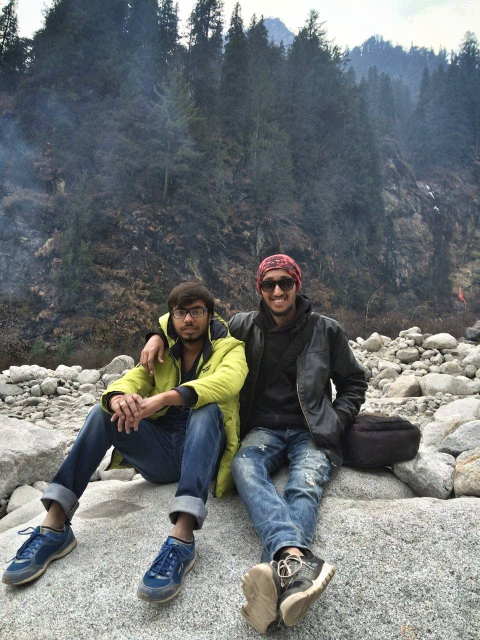
#> input picture PythonScripts/PythonArt/test2.jpg, 960 x 1280 px (shown at 1/2 size)
$ python test2.py test2.jpg out.png
#> lines starting #> are read from the running program, lines starting #| are printed output that depends on the picture
import sys
import numpy as np
import argparse
from PIL import Image, ImageEnhance

def pixellize(**kwargs):

    # load image
    #img_name = "test.jpg"
    #img_name = "./examples/original/test.jpg"
    if "img_path" not in list(kwargs.keys()):
        raise KeyError("Image path is not given.")
    elif "save_path" not in list(kwargs.keys()):
        raise KeyError("Save path is not given.")
    else:
        img_name = kwargs["img_path"]
        save = kwargs["save_path"]

    img = Image.open(img_name)
#> img is the input picture: PIL image 960x1280 RGB; mean R, G, B 109.7, 114.3, 115.9
    img_size = img.size
#> img_size = (960, 1280)

    # boost saturation of image
    sat_booster = ImageEnhance.Color(img)
    img = sat_booster.enhance(float(kwargs.get("saturation", 1.25)))

    # increase contrast of image
    contr_booster = ImageEnhance.Contrast(img)
    img = contr_booster.enhance(float(kwargs.get("contrast", 1.2)))
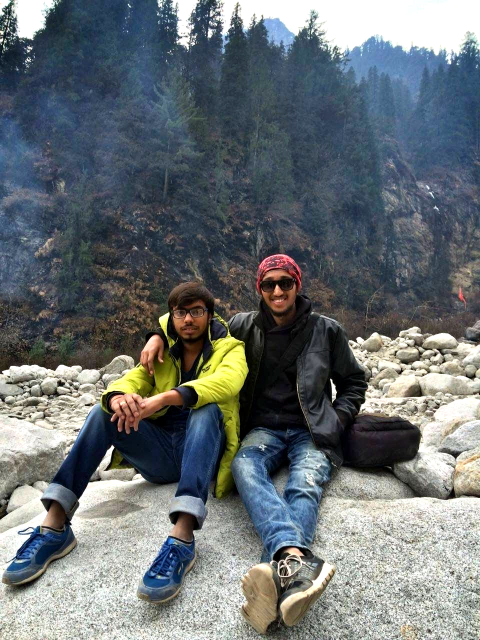
#> img: PIL image 960x1280 RGB (shown at 1/2 size); mean R, G, B 106, 112.9, 115.8

    # reduce the number of colors used in picture
    img = img.convert('P', palette=Image.ADAPTIVE, colors=int(kwargs.get("n_colors", 10)))
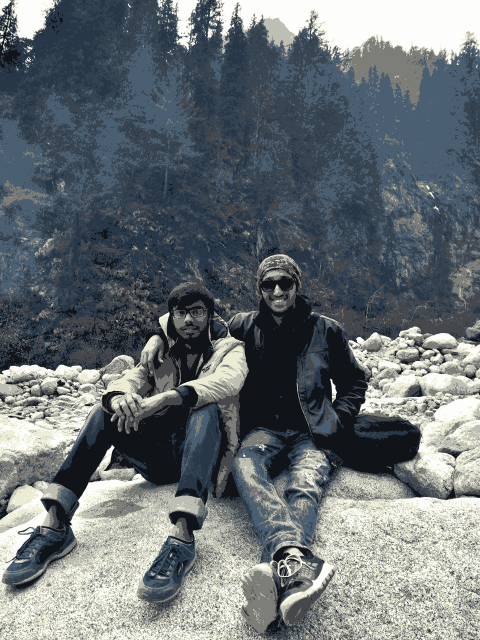
#> img: PIL image 960x1280 P (shown at 1/2 size); mean R, G, B 105.3, 113.1, 116.8

    # reduce image size
    superpixel_size = int(kwargs.get("superpixel_size", 10))
    reduced_size = (img_size[0] // superpixel_size, img_size[1] // superpixel_size)
#> reduced_size = (96, 128)
    img = img.resize(reduced_size, Image.BICUBIC)
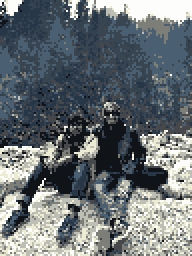
#> img: PIL image 96x128 P (shown 2 times larger); mean R, G, B 105, 112.9, 116.7

    # resize to original shape to give pixelated look
    img = img.resize(img_size, Image.BICUBIC)
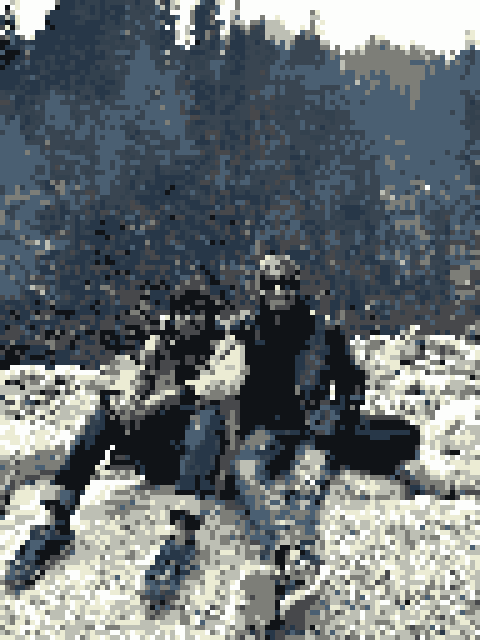
#> img: PIL image 960x1280 P (shown at 1/2 size); mean R, G, B 105, 112.9, 116.7

    # plot result
    img.save(save)

if __name__ == "__main__":

    parser = argparse.ArgumentParser()
    parser.add_argument('img_path')
    parser.add_argument('save_path')
    parser.add_argument('n_colors', default=10 , nargs="?")
    parser.add_argument('superpixel_size', default=10, nargs="?")
    parser.add_argument('saturation', default=1.25 , nargs="?")
    parser.add_argument('contrast', default=1.2 , nargs="?")
    kwargs = vars(parser.parse_args())

   # print type(kwargs)

    pixellize(**kwargs)

$ run again, on PythonScripts/PythonArt/test3.jpeg
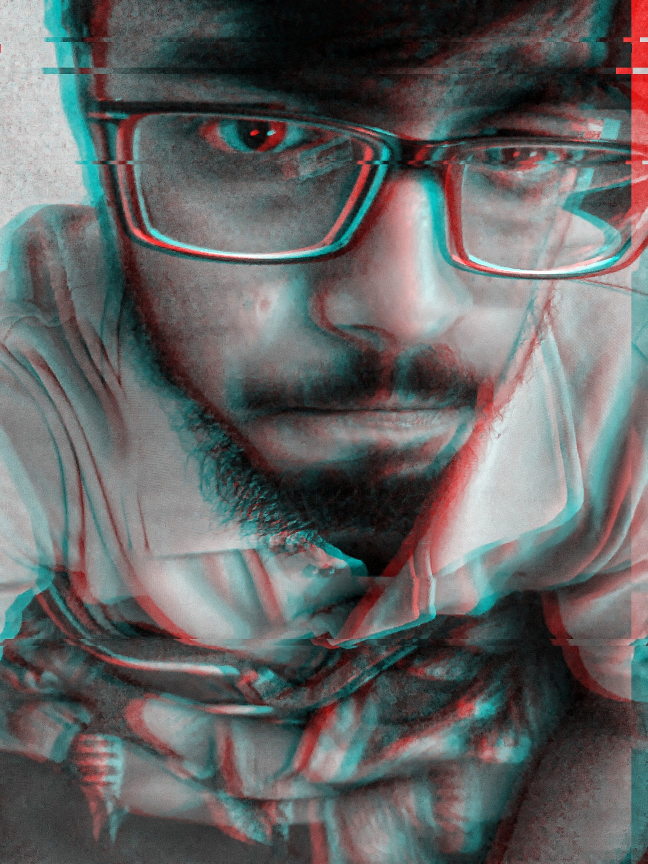
#> input picture PythonScripts/PythonArt/test3.jpeg, 1944 x 2592 px (shown at 1/3 size)
#> in pixellize, img is the input picture: PIL image 1944x2592 RGB; mean R, G, B 99, 100, 99.7
#> in pixellize, `img = img.resize(reduced_size, Image.BICUBIC)`:
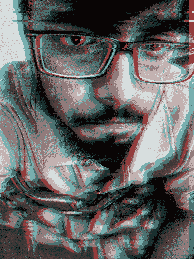
#> img: PIL image 194x259 P; mean R, G, B 99.1, 99.3, 98.7
#> in pixellize, `img = img.resize(img_size, Image.BICUBIC)`:
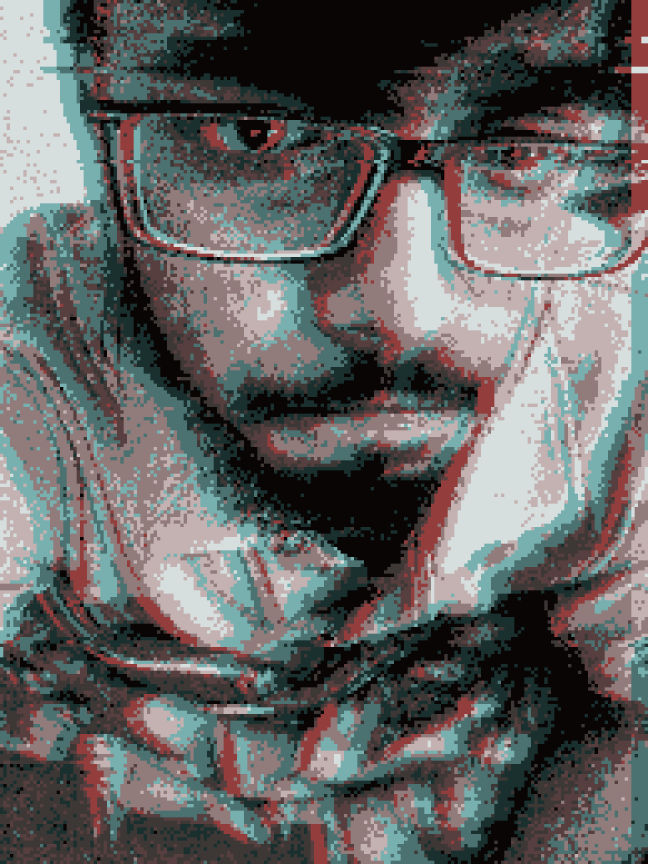
#> img: PIL image 1944x2592 P (shown at 1/3 size); mean R, G, B 99.1, 99.2, 98.7
